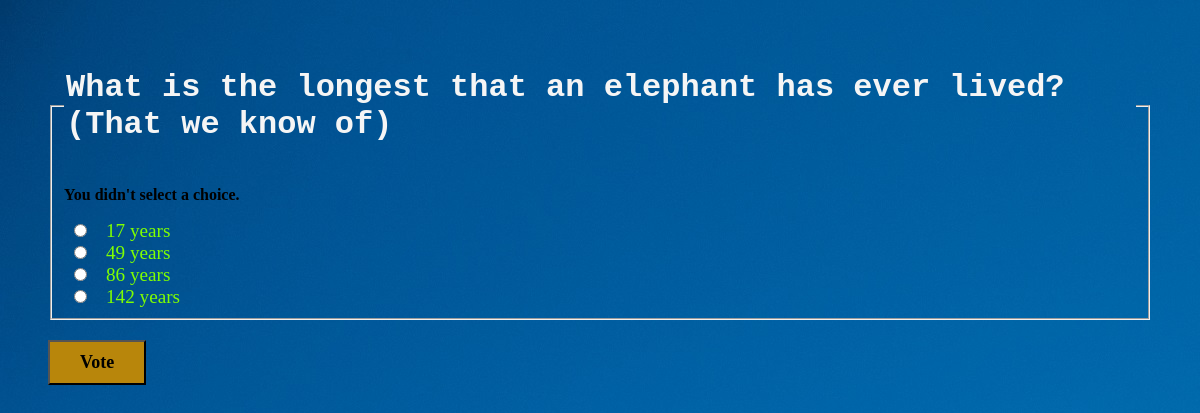
/polls/2/vote/, run on the app's committed database.
### polls/models.py (models this page shows, shortened)
class Question(models.Model):
    question_text = models.CharField(max_length=200)
    pub_date = models.DateTimeField('date published')

class Choice(models.Model):
    question = models.ForeignKey(Question, on_delete=models.CASCADE)
    choice_text = models.CharField(max_length=200)
    votes = models.IntegerField(default=0)

### polls/views.py (the view)
# urls.py: path('<int:question_id>/vote/', views.vote, name='vote'),
def vote(request, question_id):
    question = get_object_or_404(Question, pk=question_id)
    try:
        selected_choice = question.choice_set.get(pk=request.POST['choice'])
    except (KeyError, Choice.DoesNotExist):
        return render(request, 'polls/detail.html', {
            'question': question,
            'error_message': "You didn't select a choice.",
        })
    else:
        selected_choice.votes += 1
        selected_choice.save()
        return HttpResponseRedirect(reverse('polls:results', args=(question.id,)))

### polls/templates/polls/detail.html (shortened to what this page needs)
{% load static %}
<link rel="stylesheet" href="{% static 'polls/style.css' %}">
<form action="{% url 'polls:vote' question.id %}" method="post">
<fieldset>
    <legend><h1>{{ question.question_text }}</h1></legend>
    {% if error_message %}<p><strong>{{ error_message }}</strong></p>{% endif %}
    {% for choice in question.choice_set.all %}
        <input type="radio" name="choice" id="choice{{ forloop.counter }}" value="{{ choice.id }}">
        <label for="choice{{ forloop.counter }}">{{ choice.choice_text }}</label><br>
    {% endfor %}
</fieldset>
<input id="vote_button" type="submit" value="Vote">
</form>

### polls/static/polls/style.css (style rules this page uses)
h1 { color: whitesmoke; font-family: 'Courier New'; }
#vote_button { margin-top: 20px; padding-left: 30px; padding-right: 30px; font-family: 'Lucida Sans'; background-color: darkgoldenrod; padding-top: 10px; padding-bottom: 10px; font-size: large; font-weight: bolder; }
label { font-size: larger; color: chartreuse; margin: 5px; }
input[type="radio"] { margin: 0 10px 0 10px; }

### data on the page
Question: question_text "What is the longest that an elephant has ever lived? (That we know of)"
Choice: choice_text "17 years"
Choice: choice_text "49 years"
Choice: choice_text "86 years"
Choice: choice_text "142 years"

### other printed values
{{ error_message }} "You didn't select a choice."
